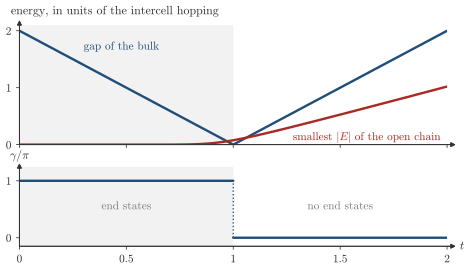

Python code for this plot:
"""Session 3, section 3.9c, the Zak phase of the SSH chain and the end level of the open chain, against the hopping t.

The data come from the downloadable script webnotes/scripts/session03/g3_ssh_zak.py, which calls pyqula. The chain has
the intracell hopping t and the intercell hopping 1. Top, the gap of the infinite chain, 2|1-t|, and the level closest
to zero of an open chain of 20 cells, which is 40 sites. Bottom, the Zak phase (3.6) of the lower band in units of pi.
pyqula gives the phase between -pi and pi and the script keeps its size, since the phase is defined modulo 2 pi."""
import os, sys
sys.path.insert(0, os.path.join(os.path.dirname(os.path.abspath(__file__)), '..'))
import numpy as np
import style

d = style.run_script('session03/g3_ssh_zak.py')
ts, zak, gap, low = (np.array(d[k]) for k in ('ts', 'zak_phase', 'gap', 'end_level'))
N = d['N']
# the numbers of the caption: the phase is pi for t<1 and 0 for t>1, the gap is 2|1-t|, the chain has 40 sites
i1 = np.argmin(np.abs(ts - 1))
assert 2 * N == 40 and ts[i1] == 1 and gap[i1] < 1e-6 and np.isnan(zak[i1])          # the gap closes at t=1
assert np.allclose(zak[ts < 1], np.pi, atol=1e-6) and np.allclose(zak[ts > 1], 0, atol=1e-6)
assert np.allclose(gap, 2 * np.abs(1 - ts), atol=2e-3)
# the end level is t^N (1 - t^2) while the two end states do not overlap, and it is below 0.001 up to t = 0.7
sel = ts < 0.7
assert np.all(low[sel] < 1e-3) and np.allclose(low[sel], ts[sel] ** N * (1 - ts[sel] ** 2), atol=1e-5)
# at t = 0.9 the level has already left zero, 0.024, and for t>1 it follows the edge of the band
i9 = np.argmin(np.abs(ts - 0.9))
print('t', ts[i9], 'end level', round(low[i9], 4), ' end level at t=1.5:', round(low[np.argmin(np.abs(ts - 1.5))], 3))
assert abs(ts[i9] - 0.9) < 1e-9 and abs(low[i9] - 0.024) < 0.002
assert np.all(low[ts > 1.2] > np.abs(1 - ts[ts > 1.2]))

fig, axs = style.figure(nrows=2, height_cm=7.6, sharex=True, gridspec_kw=dict(hspace=0.22, height_ratios=[1.5, 1]))
ax = axs[0]
ax.axvspan(0, 1, color=style.GRID, alpha=0.35, lw=0)
ax.plot(ts, gap, color=style.ACCENT)
ax.plot(ts, low, color=style.BROKEN)
ax.set_xlim(0, 2); ax.set_ylim(0, 2.1)
style.arrows(ax, ticks=True)
ax.annotate('energy, in units of the intercell hopping', xy=(-0.02, 1.07), xycoords='axes fraction', ha='left', va='bottom')
ax.set_yticks([0, 1, 2])
style.label(ax, 0.30, 1.72, 'gap of the bulk', color=style.ACCENT, ha='left', fontsize=8.5)
style.label(ax, 1.97, 0.13, 'smallest $|E|$ of the open chain', color=style.BROKEN, ha='right', fontsize=8.5)
ax = axs[1]
ax.axvspan(0, 1, color=style.GRID, alpha=0.35, lw=0)
# the phase is constant on each side, so each line is drawn up to the transition at t=1
ax.plot(np.append(ts[ts < 1], 1), np.append(zak[ts < 1], zak[ts < 1][-1]) / np.pi, color=style.ACCENT)
ax.plot(np.append(1, ts[ts > 1]), np.append(zak[ts > 1][0], zak[ts > 1]) / np.pi, color=style.ACCENT)
ax.plot([1, 1], [0, 1], color=style.ACCENT, lw=1.0, ls=':')
ax.set_xlim(0, 2); ax.set_ylim(-0.15, 1.25)
style.arrows(ax, xlabel='$t$', ylabel=r'$\gamma/\pi$', ticks=True)
ax.set_xticks([0, 0.5, 1, 1.5, 2]); ax.set_xticklabels(['0', '0.5', '1', '1.5', '2'])
ax.set_yticks([0, 1])
for a in axs:
    a.tick_params(length=2.5, width=0.6)
style.label(ax, 0.5, 0.55, 'end states', color=style.MUTED, fontsize=8.5)
style.label(ax, 1.5, 0.55, 'no end states', color=style.MUTED, fontsize=8.5)
style.save(fig, __file__)
